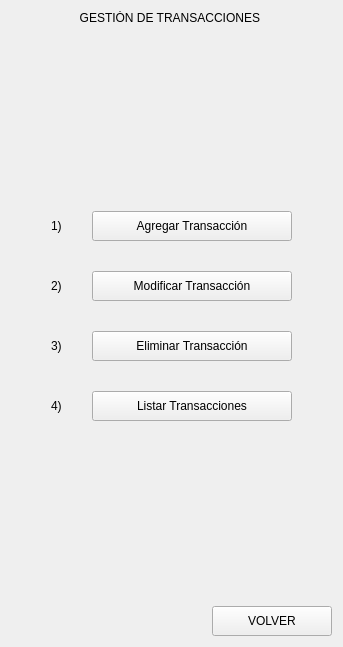
               <widget class="QWidget" name="page_5gestion_transacciones">
                <layout class="QVBoxLayout" name="verticalLayout_17">
                 <item>
                  <widget class="QLabel" name="label_32">
                   <property name="text">
                    <string>GESTIÓN DE TRANSACCIONES </string>
                   </property>
                   <property name="alignment">
                    <set>Qt::AlignmentFlag::AlignCenter</set>
                   </property>
                  </widget>
                 </item>
                 <item>
                  <spacer name="verticalSpacer_10">
                   <property name="orientation">
                    <enum>Qt::Orientation::Vertical</enum>
                   </property>
                   <property name="sizeHint" stdset="0">
                    <size>
                     <width>20</width>
                     <height>180</height>
                    </size>
                   </property>
                  </spacer>
                 </item>
                 <item>
                  <layout class="QHBoxLayout" name="horizontalLayout_17">
                   <property name="spacing">
                    <number>30</number>
                   </property>
                   <item>
                    <spacer name="horizontalSpacer_15">
                     <property name="orientation">
                      <enum>Qt::Orientation::Horizontal</enum>
                     </property>
                     <property name="sizeHint" stdset="0">
                      <size>
                       <width>40</width>
                       <height>20</height>
                      </size>
                     </property>
                    </spacer>
                   </item>
                   <item>
                    <layout class="QVBoxLayout" name="verticalLayout_19">
                     <property name="spacing">
                      <number>30</number>
                     </property>
                     <item>
                      <widget class="QLabel" name="label_28">
                       <property name="text">
                        <string>1)</string>
                       </property>
                      </widget>
                     </item>
                     <item>
                      <widget class="QLabel" name="label_29">
                       <property name="text">
                        <string>2)</string>
                       </property>
                      </widget>
                     </item>
                     <item>
                      <widget class="QLabel" name="label_30">
                       <property name="text">
                        <string>3)</string>
                       </property>
                      </widget>
                     </item>
                     <item>
                      <widget class="QLabel" name="label_31">
                       <property name="text">
                        <string>4)</string>
                       </property>
                      </widget>
                     </item>
                    </layout>
                   </item>
                   <item>
                    <layout class="QVBoxLayout" name="verticalLayout_18">
                     <property name="spacing">
                      <number>30</number>
                     </property>
                     <item>
                      <widget class="QPushButton" name="bt_agregar_Transaccion">
                       <property name="sizePolicy">
                        <sizepolicy hsizetype="Minimum" vsizetype="Fixed">
                         <horstretch>220</horstretch>
                         <verstretch>30</verstretch>
                        </sizepolicy>
                       </property>
                       <property name="minimumSize">
                        <size>
                         <width>200</width>
                         <height>30</height>
                        </size>
                       </property>
                       <property name="text">
                        <string>Agregar Transacción</string>
                       </property>
                       <property name="icon">
                        <iconset>
                         <normaloff>img/file-text.svg</normaloff>img/file-text.svg</iconset>
                       </property>
                      </widget>
                     </item>
                     <item>
                      <widget class="QPushButton" name="bt_modificar_Transaccion">
                       <property name="minimumSize">
                        <size>
                         <width>200</width>
                         <height>30</height>
                        </size>
                       </property>
                       <property name="text">
                        <string>Modificar Transacción</string>
                       </property>
                       <property name="icon">
                        <iconset>
                         <normaloff>img/edit.svg</normaloff>img/edit.svg</iconset>
                       </property>
                      </widget>
                     </item>
                     <item>
                      <widget class="QPushButton" name="bt_eliminar_Transaccion">
                       <property name="minimumSize">
                        <size>
                         <width>200</width>
                         <height>30</height>
                        </size>
                       </property>
                       <property name="text">
                        <string>Eliminar Transacción</string>
                       </property>
                       <property name="icon">
                        <iconset>
                         <normaloff>img/trash-2.svg</normaloff>img/trash-2.svg</iconset>
                       </property>
                      </widget>
                     </item>
                     <item>
                      <widget class="QPushButton" name="bt_listar_Transaccion">
                       <property name="minimumSize">
                        <size>
                         <width>200</width>
                         <height>30</height>
                        </size>
                       </property>
                       <property name="text">
                        <string>Listar Transacciones</string>
                       </property>
                       <property name="icon">
                        <iconset>
                         <normaloff>img/database.svg</normaloff>img/database.svg</iconset>
                       </property>
                      </widget>
                     </item>
                    </layout>
                   </item>
                   <item>
                    <spacer name="horizontalSpacer_14">
                     <property name="orientation">
                      <enum>Qt::Orientation::Horizontal</enum>
                     </property>
                     <property name="sizeHint" stdset="0">
                      <size>
                       <width>40</width>
                       <height>20</height>
                      </size>
                     </property>
                    </spacer>
                   </item>
                  </layout>
                 </item>
                 <item>
                  <spacer name="verticalSpacer_9">
                   <property name="orientation">
                    <enum>Qt::Orientation::Vertical</enum>
                   </property>
                   <property name="sizeHint" stdset="0">
                    <size>
                     <width>20</width>
                     <height>179</height>
                    </size>
                   </property>
                  </spacer>
                 </item>
                 <item>
                  <layout class="QHBoxLayout" name="horizontalLayout">
                   <item>
                    <spacer name="horizontalSpacer_13">
                     <property name="orientation">
                      <enum>Qt::Orientation::Horizontal</enum>
                     </property>
                     <property name="sizeHint" stdset="0">
                      <size>
                       <width>40</width>
                       <height>20</height>
                      </size>
                     </property>
                    </spacer>
                   </item>
                   <item>
                    <widget class="QPushButton" name="pushButton_11">
                     <property name="minimumSize">
                      <size>
                       <width>120</width>
                       <height>30</height>
                      </size>
                     </property>
                     <property name="text">
                      <string>VOLVER</string>
                     </property>
                     <property name="icon">
                      <iconset>
                       <normaloff>img/corner-down-left.svg</normaloff>img/corner-down-left.svg</iconset>
                     </property>
                    </widget>
                   </item>
                  </layout>
                 </item>
                </layout>
               </widget>
